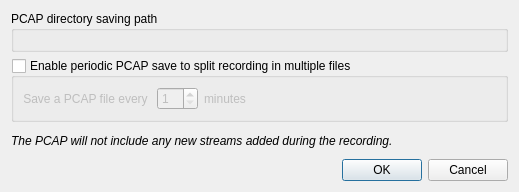
<?xml version="1.0" encoding="UTF-8"?>
<ui version="4.0">
 <class>lqStreamRecordDialog</class>
 <widget class="QDialog" name="lqStreamRecordDialog">
  <property name="geometry">
   <rect>
    <x>0</x>
    <y>0</y>
    <width>519</width>
    <height>192</height>
   </rect>
  </property>
  <property name="windowTitle">
   <string>Stream Recording Dialog</string>
  </property>
  <layout class="QVBoxLayout" name="mainLayout">
   <item>
    <widget class="QGroupBox" name="directoryGroupBox">
     <property name="title">
      <string>PCAP directory saving path</string>
     </property>
     <layout class="QVBoxLayout" name="directoryPathLayout"/>
    </widget>
   </item>
   <item>
    <widget class="QGroupBox" name="enablePeriodicFileSaveCheckBox">
     <property name="title">
      <string>Enable periodic PCAP save to split recording in multiple files</string>
     </property>
     <property name="checkable">
      <bool>true</bool>
     </property>
     <property name="checked">
      <bool>false</bool>
     </property>
     <layout class="QHBoxLayout" name="horizontalLayout_2">
      <item>
       <widget class="QLabel" name="label">
        <property name="text">
         <string>Save a PCAP file every </string>
        </property>
        <property name="alignment">
         <set>Qt::AlignRight|Qt::AlignTrailing|Qt::AlignVCenter</set>
        </property>
       </widget>
      </item>
      <item>
       <widget class="QSpinBox" name="recordTimeLapsSpinBox">
        <property name="maximumSize">
         <size>
          <width>50</width>
          <height>16777215</height>
         </size>
        </property>
        <property name="minimum">
         <number>1</number>
        </property>
        <property name="maximum">
         <number>60</number>
        </property>
       </widget>
      </item>
      <item>
       <widget class="QLabel" name="label_2">
        <property name="text">
         <string>minutes</string>
        </property>
       </widget>
      </item>
      <item>
       <spacer name="horizontalSpacer">
        <property name="orientation">
         <enum>Qt::Horizontal</enum>
        </property>
        <property name="sizeHint" stdset="0">
         <size>
          <width>40</width>
          <height>20</height>
         </size>
        </property>
       </spacer>
      </item>
     </layout>
    </widget>
   </item>
   <item>
    <widget class="QLabel" name="footNoteLabel">
     <property name="font">
      <font>
       <italic>true</italic>
      </font>
     </property>
     <property name="text">
      <string>The PCAP will not include any new streams added during the recording.</string>
     </property>
    </widget>
   </item>
   <item>
    <widget class="QDialogButtonBox" name="buttonBox">
     <property name="orientation">
      <enum>Qt::Horizontal</enum>
     </property>
     <property name="standardButtons">
      <set>QDialogButtonBox::Cancel|QDialogButtonBox::Ok</set>
     </property>
    </widget>
   </item>
  </layout>
 </widget>
 <resources/>
 <connections>
  <connection>
   <sender>buttonBox</sender>
   <signal>accepted()</signal>
   <receiver>lqStreamRecordDialog</receiver>
   <slot>accept()</slot>
   <hints>
    <hint type="sourcelabel">
     <x>248</x>
     <y>254</y>
    </hint>
    <hint type="destinationlabel">
     <x>157</x>
     <y>274</y>
    </hint>
   </hints>
  </connection>
  <connection>
   <sender>buttonBox</sender>
   <signal>rejected()</signal>
   <receiver>lqStreamRecordDialog</receiver>
   <slot>reject()</slot>
   <hints>
    <hint type="sourcelabel">
     <x>316</x>
     <y>260</y>
    </hint>
    <hint type="destinationlabel">
     <x>286</x>
     <y>274</y>
    </hint>
   </hints>
  </connection>
 </connections>
</ui>
